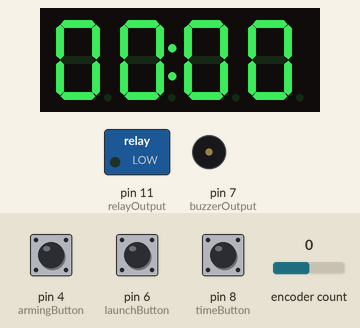
This sketch was run on a simulated Arduino Uno, built with avr-gcc and run on an emulated ATmega328P. Shown: 4-digit seven-segment display, switched loads named in the sketch (green lamp = pin HIGH), buzzer (waves = sounding). The test bench sets the inputs (shaded band); at power-on: pin 8 (timeButton) HIGH, pin 4 (armingButton) LOW, pin 6 (launchButton) HIGH, encoder count 0.

Above: at 4.2 s.
4.3 s: pin 8 (timeButton) pulled LOW for 0.15 s
At 5.1 s:
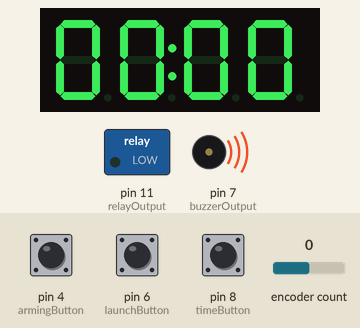
6.2 s: pin 4 (armingButton) pulled HIGH for 0.15 s
At 12.0 s:
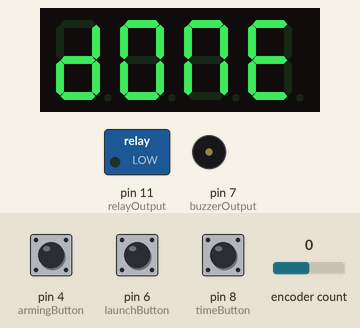
14.9 s: pin 8 (timeButton) pulled LOW for 3.2 s
At 19.3 s:
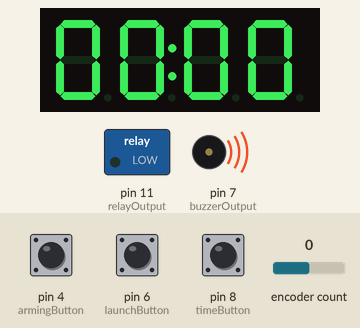
19.6 s: pin 4 (armingButton) pulled HIGH for 1 s
At 20.75 s:
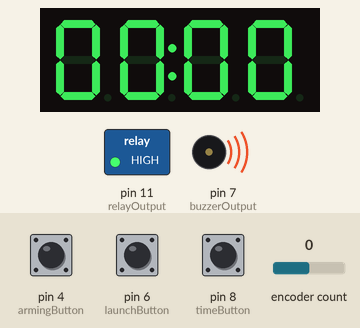
Timing chart, 0 to 22.2 s (numbered marks = the images above; inputs shaded):
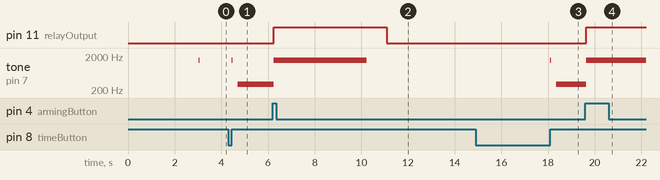

The sketch:

DiaLFonZo_Launcher_V0.2.ino
```cpp
// __          __        _      _         _____
// \ \        / /       | |    (_)       |  __ \
//  \ \  /\  / /__  _ __| | __  _ _ __   | |__) | __ ___   __ _ _ __ ___  ___ ___
//   \ \/  \/ / _ \| '__| |/ / | | '_ \  |  ___/ '__/ _ \ / _` | '__/ _ \/ __/ __|
//    \  /\  / (_) | |  |   <  | | | | | | |   | | | (_) | (_| | | |  __/\__ \__ \
//     \/  \/ \___/|_|  |_|\_\ |_|_| |_| |_|   |_|  \___/ \__, |_|  \___||___/___/
//                                                         __/ |
//                                                        |___/
//

//---- Related to the 7 segments display ---//
#include "SevenSegmentTM1637.h"                     //Display library (https://github.com/bremme/arduino-tm1637)
#include "SevenSegmentExtended.h"
const byte PIN_CLK = 2;                           // define CLK pin (any digital pin)
const byte PIN_DIO = 3;                           // define DIO pin (any digital pin)
SevenSegmentExtended display(PIN_CLK, PIN_DIO);   //Creating the display object

//---- Related to the rotary encoder ----//
#include <Encoder.h>                                //Encoder library used (https://github.com/PaulStoffregen/Encoder)
Encoder timeEncoder(9, 10);                         //Creating the encoder object
long oldPosition  = -999;                           //Variable to store the old encoder position
long newPosition  = 0;                              //Variable to store the new encoder position

//---- Related to the time ----//
int sequenceTime;                                   //Variable to store the sequence time set by the Encoder

//---- Variables for different Millis use case ----//
unsigned long prevTimeMillis = 0;
unsigned long currentTimeMillis = 0;
unsigned long prevBuzzMillis = 0;
unsigned long currentBuzzMillis = 0;

//---- Setting the Pins ----//
#define armingButton    4     //Pin Arming is present
#define launchButton    6     //Pin connected to the GO button.
#define timeButton      8     //Pin connected to the ARM button.
#define buzzerOutput    7     //Pin Connected to the Speaker.
#define relayOutput     11    //Pin connected to the Fuse relay.

void setup(){
  pinMode(relayOutput,OUTPUT);
  pinMode(timeButton, INPUT);        // set "ARM" button pin to input
  pinMode(launchButton, INPUT);         // set "GO" button pin to input
  pinMode(armingButton, INPUT);         // set "GO" button pin to input
  digitalWrite(relayOutput,LOW);         //OPEN the fuse circuit.
  digitalWrite(timeButton, HIGH);    // turn on pullup resistor
  digitalWrite(launchButton, HIGH);     // turn on pullup resistor

  delay(1000);
  display.begin();            // initializes the display
  display.setBacklight(100);  // set the brightness to 100 %
  display.clear();                      // clear the display
  display.print("INIT");
  delay(1000);
  Serial.begin(9600);
}

int   stateMachine = 1;           // Sequence location
const long sysInterval = 1000;    // Base interval for the slowest buzzerOutput

const char stateSetTime = 1;
const char stateLaunchWait = 2;
const char stateLaunch = 3;

void loop() {

  switch (stateMachine) {
    case stateSetTime:
        while(digitalRead(timeButton)==1){
          EncoderUpdate();
          updateTime();
          }
        stateMachine = stateLaunchWait;
        while(!digitalRead(timeButton));
        tone(buzzerOutput, 1500, 15);
        delay(250);
      break;
    case stateLaunchWait:
        updateTime();
        if(digitalRead(armingButton)==1){
            updateBuzz();
            if(digitalRead(launchButton)==1) {
                countDown();
                stateMachine = stateLaunch;
            break;
            }
        }
        if(digitalRead(launchButton)==1) {
            tone(buzzerOutput, 300, 500);
            delay(250);
          break;
        }
        if(digitalRead(timeButton)==0) {
            tone(buzzerOutput, 1500, 15);
            stateMachine = stateSetTime;
            delay(250);
          break;
        }
      break;
    case stateLaunch:
          launch();
          stateMachine = stateSetTime;
        break;
  }
}

void updateTime() {
  currentTimeMillis = millis();

  int num0 = (sequenceTime / 10) % 10;
  int num1 = (sequenceTime / 1) % 10;

  if (currentTimeMillis - prevTimeMillis >= sysInterval / 20) {
    display.setColonOn(true);
    display.setCursor(0, 0);
    display.print(num0);
    display.setCursor(0, 1);
    display.print(num1);
    display.setCursor(0, 2);
    display.print(0);
    display.setCursor(0, 3);
    display.print(0);
  }
  if (stateMachine == 1){
    if (currentTimeMillis - prevTimeMillis >= (sysInterval / 6)) {
      prevTimeMillis = currentTimeMillis;
      display.clear();
    }
  }
}

void countDown() {
  while(sequenceTime > 0){
    tone(buzzerOutput, 1500, 50);
    updateTime();
    sequenceTime--;
    delay(1000);
  }
  updateTime();
}
void launch() {
    digitalWrite(relayOutput, 1);
    tone(buzzerOutput, 1500, 4000);
    display.blink();
    delay(250);
    display.blink();
    delay(250);
    display.blink();
    delay(250);
    display.blink();
    digitalWrite(relayOutput, 0);
    timeEncoder.write(0);
    delay(500);
    display.clear();
    display.setColonOn(false);
    display.print("DONE");
    delay(5000);
}

void EncoderUpdate() {
  newPosition = (timeEncoder.read() / 4);
  if (newPosition < 0){
    timeEncoder.write(0);
  }
  else if (newPosition > 60) {
    timeEncoder.write(60 * 4);
  }
  else {
    if (newPosition != oldPosition) {
      oldPosition = newPosition;
      sequenceTime = newPosition;
      tone(buzzerOutput, 1500, 15);
    }
  }
}

void updateBuzz() {
  currentBuzzMillis = millis();
  if (currentBuzzMillis - prevBuzzMillis >= (sysInterval / 4)) {
    tone(buzzerOutput, 1000, 500);
  }
  if (currentBuzzMillis - prevBuzzMillis >= (sysInterval / 2)) {
    prevBuzzMillis = currentBuzzMillis;
    tone(buzzerOutput, 1100, 500);
  }
}

void DigitalUpdate() {
  digitalRead(timeButton);

}
```

Measured:
- after the input at 4.3 s, tone on pin 7 (buzzerOutput): silent → 1500 Hz after 0.15 s, → silent 0.02 s later, → 300 Hz 0.24 s later
- after the input at 6.2 s, pin 11 (relayOutput): LOW → HIGH at once, → LOW 4.8 s later; tone on pin 7 (buzzerOutput): 300 Hz → 1500 Hz at once, → silent 4.0 s later; the display: first changes at once (image 2 shows a later state)
- after the input at 14.9 s, tone on pin 7 (buzzerOutput): silent → 1500 Hz after 3.2 s, → silent 0.02 s later, → 300 Hz 0.24 s later
- after the input at 19.6 s, pin 11 (relayOutput): LOW → HIGH at once; tone on pin 7 (buzzerOutput): 300 Hz → 1500 Hz at once; the display: first changes at once (image 4 shows a later state)
